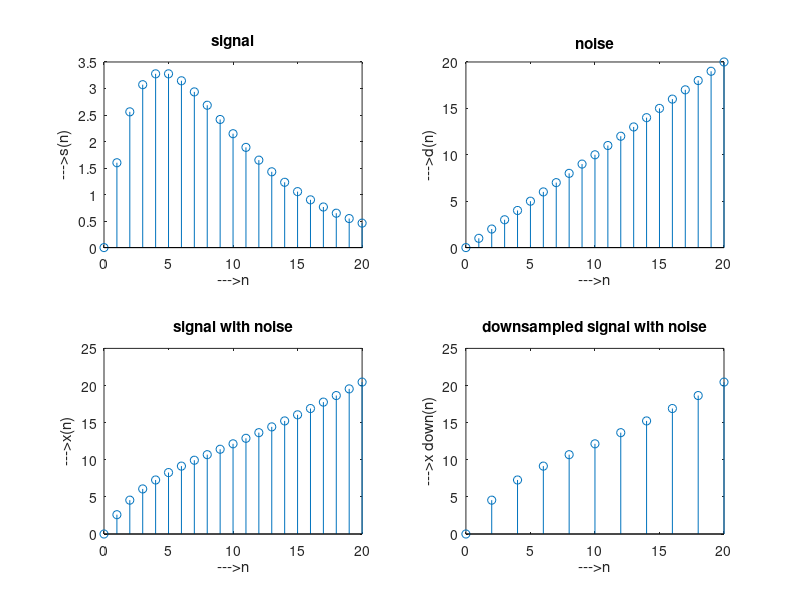

This chart was generated by the following MATLAB code:
clc
close all
clear all
n=0:20;
for i=1:length(n)
  s(i) =  2*n(i)*(0.8)^n(i);
end
subplot(2,2,1)
stem(n,s);
xlabel('--->n');
ylabel('--->s(n)');
title('signal');
for i=1:length(n)
    d(i) = n(i);
end
subplot(2,2,2)
stem(n,d);
xlabel('--->n');
ylabel('--->d(n)');
title('noise');

for i=1:length(n)
    x(i) = s(i) + d(i);
end
subplot(2,2,3)
stem(n,x);
xlabel('--->n');
ylabel('--->x(n)');
title('signal with noise');

x_down=downsample(x,2);
n_down=downsample(n,2);
subplot(2,2,4)
stem(n_down,x_down);
xlabel('--->n');
ylabel('--->x down(n)');
title('downsampled signal with noise');